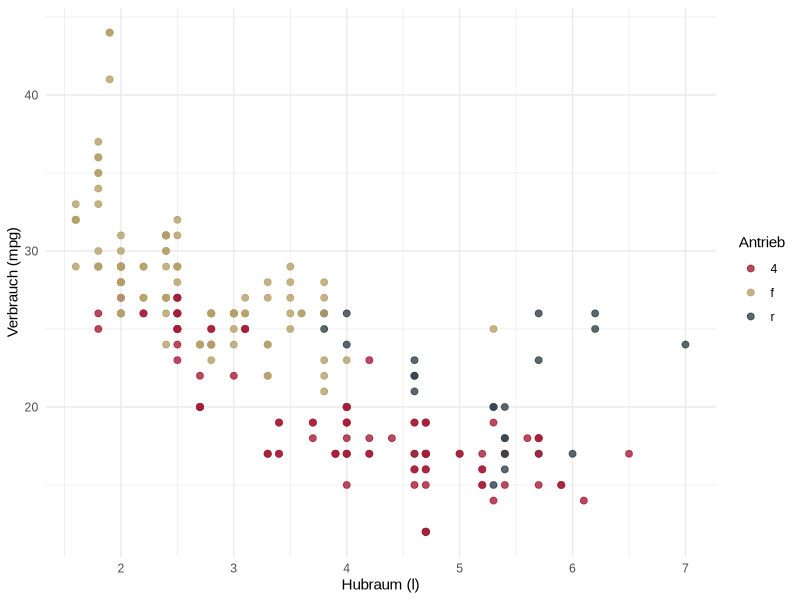

Write the R code that produced this figure.
## ---- chunk 1
#| label: setup
#| include: false
library(ggplot2)

# Kategoriale Palette nach CD der Universität Tübingen (S. 34/35).
# Reihenfolge auf Unterscheidbarkeit bei Farbsehschwäche optimiert
# (min. ΔE2000 unter Deuter-/Prot-/Tritanopie: 4 Farben 14,3; 8 Farben 11,0).
# Ab 5 Gruppen zusätzlich Form oder Linientyp verwenden.
ut_palette <- c(
  karminrot = "#A51E37", mattgold = "#B4A069", anthrazit = "#32414B",
  blau = "#0069AA", hellblau = "#50AAC8", violett = "#AF6E96",
  ziegel = "#C8503C", ocker = "#D29600"
)
scale_colour_ut <- function(...) scale_colour_manual(values = unname(ut_palette), ...)
scale_fill_ut <- function(...) scale_fill_manual(values = unname(ut_palette), ...)
## ---- chunk 2
#| label: fig-beispiel
#| fig-cap: "Beispielabbildung in den Farben der Universität Tübingen."
ggplot(mpg, aes(displ, hwy, colour = drv)) +
  geom_point(size = 2, alpha = 0.8) +
  scale_colour_ut() +
  labs(x = "Hubraum (l)", y = "Verbrauch (mpg)", colour = "Antrieb") +
  theme_minimal(base_family = "Arial")
## ---- chunk 3
knitr::kable(head(mtcars[, 1:5]))
## ---- chunk 4
summary(mtcars$mpg)
